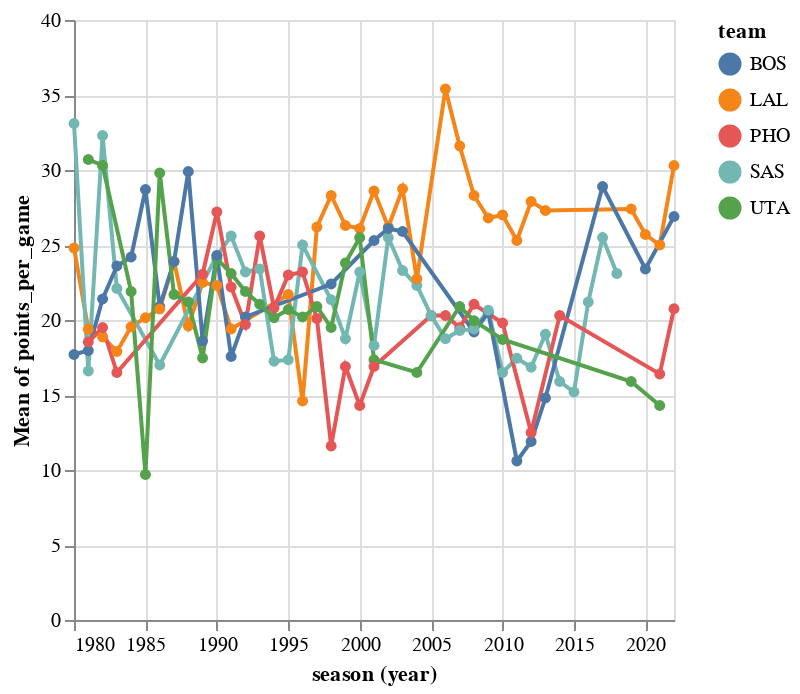

The notebook cell saved with this chart:
### Code cell
## display one example
example = df.loc[1,:]
vSpec = eval(example['gt'])
dataset = datasets[example.dataset]

print(example.utterance)
render_chart(vSpec, dataset)

### Figure 1 — Vega-Lite specification as saved in the notebook (floating-point values rounded to 4 significant figures; data arrays with more than 128 entries replaced by an {"elided": "..."} marker saying what was removed)
{"data": {"values": {"elided": "216 records"}}, "encoding": {"color": {"field": "team", "type": "nominal"}, "x": {"field": "season", "timeUnit": "year"}, "y": {"aggregate": "mean", "field": "points_per_game", "type": "quantitative"}}, "mark": {"point": true, "type": "line"}}
